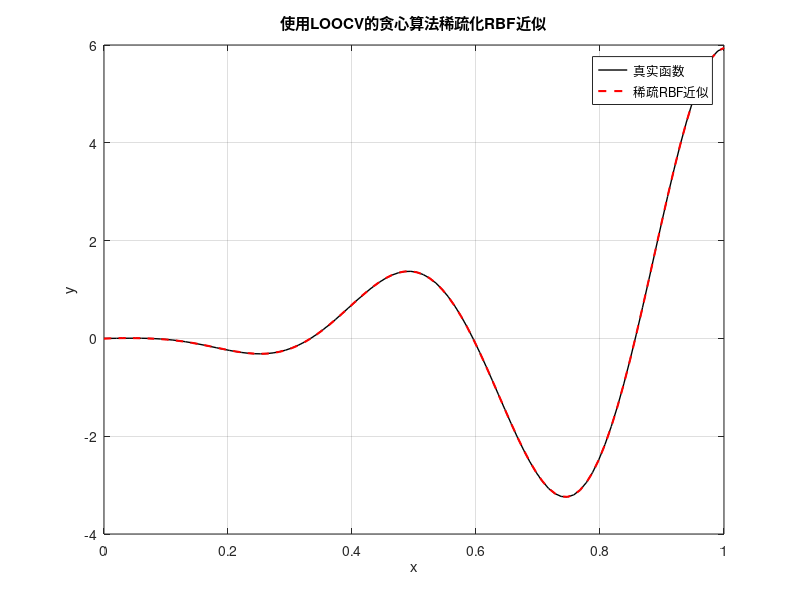

The MATLAB script that drew this image:
clear; clc;

% 参数
N = 50;           % 中心点数
n =100;
xk = linspace(0, 1, N)';
xe = linspace(0,1,n)';
F=@(x) 6 * x.^2 .* sin(12*x - 4);
y = F(xe);
epsilon = 3;      % 形状参数
M = 20;           % 最大中心点数,最大基函数个数
tol = 1e-4;
loo_history=[];

% 基函数矩阵
Phi = exp(-epsilon * (pdist2(xe,xk)).^2);  

%% 贪心算法初始化
I = [];     % 已选中心索引
A = [];     % 设计矩阵
C = [];     % 中心点坐标
r = y;      % 初始残差

%% 带LOOCV的贪心迭代
for k = 1:M
    available = setdiff(1:N, I);
    if isempty(available)
        break; 
    end
    
    min_loo = inf;    %初始为无穷大
    best_col = -1;
    
    % 计算内积并选择最大投影
    inner_products =  Phi(:, available)'*r;
    [~, idx] = max(abs(inner_products));
    best = available(idx);

 
    % 更新设计矩阵和中心集合
    I = [I, best];
    A = [A, Phi(:, best)];
    C = [C; xk(best)];
    
    % 最小二乘更新权重
     % QR分解求解权重 
    [Q, R] = qr(A, 0);  
    w = R \ (Q' * y);     
    
    % 更新残差
    r = y - A * w;
     % 遍历计算LOO误差
   for j = available
        % A_temp = [A, Phi(:,j)];
        % [Q_temp, R_temp] = qr(A, 0);
        % w_temp = R_temp \ (Q_temp' * y);
        % r_temp = y - A * w_temp;
        H_ii = sum(Q.^2, 2);
        loo_e = r ./ (1 - H_ii);
        loo_mse = mean(loo_e.^2);
        
        if loo_mse < min_loo
            min_loo = loo_mse;
            best_indx = j;
        end
    end
    % 记录LOOCV误差历史
    loo_history = [loo_history, min_loo];
    %终止条件
     if length(loo_history) >= 2 && loo_history(end) > loo_history(end-1)
        fprintf('LOOCV误差上升，终止于迭代 %d\n', k);
        break;
     end
end

%% 预测函数
fe=A*w;

%% 可视化
yy_true = 6 * xe.^2 .* sin(12*xe - 4);
yy_pred = fe;

figure;
plot(xe, yy_true, 'k-', 'LineWidth', 1);
hold on;
plot(xe, yy_pred, 'r--', 'LineWidth', 1.5);
xlabel('x'); ylabel('y');
legend('真实函数', '稀疏RBF近似');
title('使用LOOCV的贪心算法稀疏化RBF近似');
grid on;

% 误差计算
error = max(abs(yy_true - yy_pred));
fprintf('最大绝对误差:%.2e\n',error);
fprintf('最小LOO_MSE:%.2e\n',min_loo);
disp(['使用的基函数数量: ', num2str(length(C))]);
